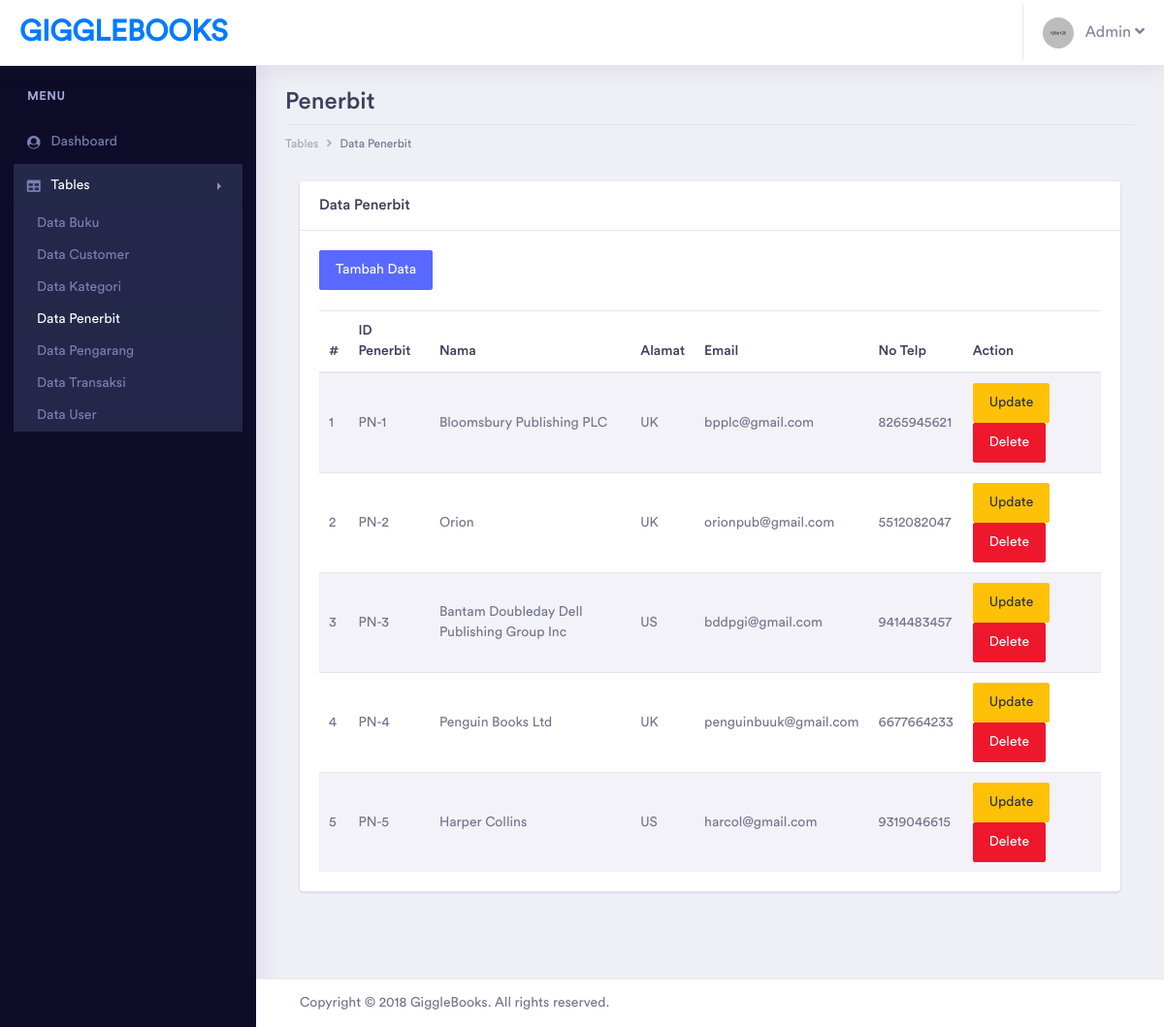
Screenshot of /GiggleBooks/admin/pages/tables/penerbit/table_penerbit.php (signed in) with the database file from the repository.
### tables this page shows
CREATE TABLE `penerbit` (
  `id_penerbit` varchar(20) NOT NULL,
  `nama_penerbit` varchar(100) NOT NULL,
  `alamat_penerbit` varchar(100) NOT NULL,
  `email_penerbit` varchar(50) NOT NULL,
  `telp_penerbit` varchar(20) NOT NULL,
  `deleted` tinyint(1) NOT NULL
);

### GiggleBooks/admin/pages/tables/penerbit/table_penerbit.php (the view, shortened to what this page needs)
<?php
include '../../../../helper/connection.php';
?>
<?php
if(!$_SESSION['username'] && !$_SESSION['password'] && $_SESSION['tipe_user'] != "Admin")
{
    echo "
		<script type='text/javascript'>
		alert('Anda harus login terlebih dahulu!')
		window.location='../../../index.php';
		</script>";
}
else
{
?>
<!doctype html>
<html lang="en">
<head>
    <link rel="stylesheet" href="../../../assets/vendor/bootstrap/css/bootstrap.min.css">
    <link href="../../../assets/vendor/fonts/circular-std/style.css" rel="stylesheet">
    <link rel="stylesheet" href="../../../assets/libs/css/style.css">
    <link rel="stylesheet" href="../../../assets/vendor/fonts/fontawesome/css/fontawesome-all.css">
    <link rel="stylesheet" href="../../../assets/vendor/charts/chartist-bundle/chartist.css">
    <link rel="stylesheet" href="../../../assets/vendor/charts/morris-bundle/morris.css">
    <link rel="stylesheet" href="../../../assets/vendor/fonts/material-design-iconic-font/css/materialdesignicons.min.css">
    <link rel="stylesheet" href="../../../assets/vendor/charts/c3charts/c3.css">
    <link rel="stylesheet" href="../../../assets/vendor/fonts/flag-icon-css/flag-icon.min.css">
</head>
<body>
    <div class="dashboard-main-wrapper">
        <div class="dashboard-header">
            <nav class="navbar navbar-expand-lg bg-white fixed-top">
                <a class="navbar-brand" href="../../../dashboard.php">GiggleBooks</a>
                <div class="collapse navbar-collapse " id="navbarSupportedContent">
                    <ul class="navbar-nav ml-auto navbar-right-top">
                        <li class="nav-item dropdown nav-user">
                            <a class="nav-link nav-user-img" href="#" id="navbarDropdownMenuLink2" data-toggle="dropdown"
                                aria-haspopup="true" aria-expanded="false"><img src="../../../assets/images/avatar-1.jpg"
                                    alt="" class="user-avatar-md rounded-circle">&nbsp;&nbsp;&nbsp;Admin <i class="fas fa-angle-down"></i></a>
                        </li>
                    </ul>
                </div>
            </nav>
        </div>
        <div class="nav-left-sidebar sidebar-dark">
            <div class="menu-list">
                <nav class="navbar navbar-expand-lg navbar-light">
                    <div class="collapse navbar-collapse" id="navbarNav">
                        <ul class="navbar-nav flex-column">
                            <li class="nav-divider">
                                Menu
                            </li>
                            <li class="nav-item ">
                                <a class="nav-link" href="../../../dashboard.php" aria-expanded="false" data-target="#submenu-1"
                                    aria-controls="submenu-1"><i class="fa fa-fw fa-user-circle"></i>Dashboard
                                    <span class="badge badge-success">6</span></a>
                            </li>
                            <li class="nav-item">
                                <a class="nav-link active" href="#" data-toggle="collapse" aria-expanded="false"
                                    data-target="#submenu-5" aria-controls="submenu-5"><i class="fas fa-fw fa-table"></i>Tables</a>
                                <div id="submenu-5" class="collapse submenu show" style="">
                                    <ul class="nav flex-column">
                                        <li class="nav-item">
                                            <a class="nav-link" href="../buku/table_buku.php">Data Buku</a>
                                        </li>
                                        <li class="nav-item">
                                            <a class="nav-link" href="../customer/table_customer.php">Data Customer</a>
                                        </li>
                                        <li class="nav-item">
                                            <a class="nav-link" href="../kategori/table_kategori.php">Data
                                                Kategori</a>
                                        </li>
                                        <li class="nav-item">
                                            <a class="nav-link active" href="table_penerbit.php">Data Penerbit</a>
                                        </li>
                                        <li class="nav-item">
                                            <a class="nav-link" href="../pengarang/table_pengarang.php">Data Pengarang</a>
                                        </li>
                                        <li class="nav-item">
                                            <a class="nav-link" href="../transaksi/table_transaksi.php">Data Transaksi</a>
                                        </li>
                                        <li class="nav-item">
                                            <a class="nav-link" href="../user/table_user.php">Data User</a>
                                        </li>
                                    </ul>
                                </div>
                            </li>
                        </ul>
                    </div>
                </nav>
            </div>
        </div>
        <div class="dashboard-wrapper">
            <div class="dashboard-ecommerce">
                <div class="container-fluid dashboard-content ">
                    <div class="row">
                        <div class="col-xl-12 col-lg-12 col-md-12 col-sm-12 col-12">
                            <div class="page-header">
                                <h2 class="pageheader-title">Penerbit</h2>
                                <div class="page-breadcrumb">
                                    <nav aria-label="breadcrumb">
                                        <ol class="breadcrumb">
                                            <li class="breadcrumb-item"><a href="#" class="breadcrumb-link">Tables</a></li>
                                            <li class="breadcrumb-item active" aria-current="page">Data Penerbit</li>
                                        </ol>
                                    </nav>
                                </div>
                            </div>
                        </div>
                    </div>
                    <div class="col-xl-12">
                        <div class="card">
                            <h5 class="card-header">Data Penerbit</h5>
                            <div class="card-body">
                                <a href="form_penerbit.php" class="btn btn-primary">Tambah Data</a>
                                <br><br>
                                <table class="table table-striped">
                                    <thead>
                                        <tr>
                                            <th>#</th>
                                            <th>ID Penerbit</th>
                                            <th>Nama</th>
                                            <th>Alamat</th>
                                            <th>Email</th>
                                            <th>No Telp</th>
                                            <th>Action</th>
                                        </tr>
                                    </thead>
                                    <tbody>
                                        <?php
                                            $query =
                                            "SELECT * FROM penerbit WHERE deleted = 0";
                                            $result = mysqli_query($con, $query);
                                            if (mysqli_num_rows($result) > 0)
                                            {
                                                $index = 1;
                                                while($row = mysqli_fetch_assoc($result))
                                                {
                                                    $id_penerbit = $row['id_penerbit'];
                                                    echo "
                                                    <tr>
                                                        <td>" . $index++ . "</td>
                                                        <td>" . $row["id_penerbit"] . "</td>
                                                        <td>" . $row["nama_penerbit"] . "</td>
                                                        <td>" . $row["alamat_penerbit"] . "</td>
                                                        <td>" . $row["email_penerbit"] . "</td>
                                                        <td>" . $row["telp_penerbit"] . "</td>
                                                        <td>
                                                            <a href='form_edit_penerbit.php?id_penerbit=$id_penerbit' class='btn btn-warning'>Update</a>
                                                            <a href='process/delete_penerbit.php?id_penerbit=$id_penerbit' class='btn btn-danger'>Delete</a>
                                                        </td>
                                                    </tr>
                                                    ";
                                                }
                                            }
                                            ?>
                                    </tbody>
                                </table>
                            </div>
                        </div>
                    </div>
                </div>
            </div>
            <div class="footer">
                <div class="container-fluid">
                    <div class="row">
                        <div class="col-xl-6 col-lg-6 col-md-6 col-sm-12 col-12">
                            Copyright © 2018 GiggleBooks. All rights reserved.
                        </div>
                        <div class="col-xl-6 col-lg-6 col-md-6 col-sm-12 col-12">
                        </div>
                    </div>
                </div>
            </div>
        </div>
    </div>
</body>
</html>
<?php } ?>

### rows the page displays
penerbit: id_penerbit "PN-1", nama_penerbit "Bloomsbury Publishing PLC", alamat_penerbit "UK", email_penerbit "bpplc@gmail.com", telp_penerbit "8265945621"
penerbit: id_penerbit "PN-2", nama_penerbit "Orion", alamat_penerbit "UK", email_penerbit "orionpub@gmail.com", telp_penerbit "5512082047"
penerbit: id_penerbit "PN-3", nama_penerbit "Bantam Doubleday Dell Publishing Group Inc", alamat_penerbit "US", email_penerbit "bddpgi@gmail.com", telp_penerbit "9414483457"
penerbit: id_penerbit "PN-4", nama_penerbit "Penguin Books Ltd", alamat_penerbit "UK", email_penerbit "penguinbuuk@gmail.com", telp_penerbit "6677664233"
penerbit: id_penerbit "PN-5", nama_penerbit "Harper Collins", alamat_penerbit "US", email_penerbit "harcol@gmail.com", telp_penerbit "9319046615"
